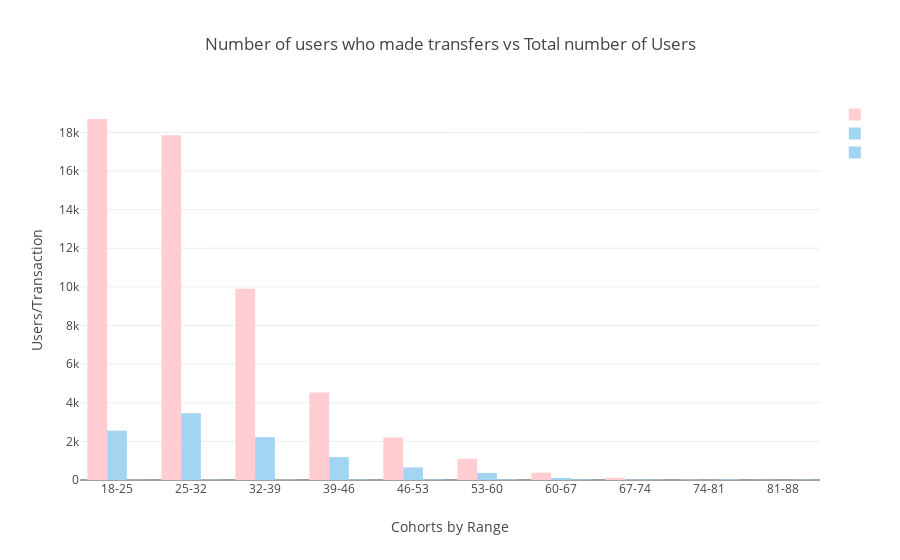

The cell this chart's notebook holds for it:
### Code cell
totalusers  = Bar(x=total_share_range['cohorts'],y=total_share_range['no_of_users'],name='',marker=dict(color='#ffcdd2'))

totaltrans  = Bar(x=total_share_range['cohorts'],y=total_share_range['no_user_trns'],name='',marker=dict(color='#A2D5F2'))

percentusers  = Bar(x=total_share_range['cohorts'],y=total_share_range['percent_of_each_cohort'],name='',marker=dict(color='#A2D5F2'))

data= [totalusers,totaltrans,percentusers]

layout = Layout(title="Number of users who made transfers vs Total number of Users",
                xaxis=dict(title='Cohorts by Range'),
                yaxis=dict(title='Users/Transaction'))
fig = Figure(data=data, layout=layout)

plotly.offline.iplot(fig)

### Figure 1 — Plotly figure (JSON) as saved in the notebook; plotly's stock layout.template omitted (floating-point values rounded to 4 significant figures)
{"data": [{"marker": {"color": "#ffcdd2"}, "name": "", "type": "bar", "x": ["18-25", "25-32", "32-39", "39-46", "46-53", "53-60", "60-67", "67-74", "74-81", "81-88"], "y": [18694, 17848, 9909, 4532, 2201, 1099, 378, 114, 16, 6]}, {"marker": {"color": "#A2D5F2"}, "name": "", "type": "bar", "x": ["18-25", "25-32", "32-39", "39-46", "46-53", "53-60", "60-67", "67-74", "74-81", "81-88"], "y": [2556, 3463, 2222, 1187, 652, 368, 111, 25, 6, 1]}, {"marker": {"color": "#A2D5F2"}, "name": "", "type": "bar", "x": ["18-25", "25-32", "32-39", "39-46", "46-53", "53-60", "60-67", "67-74", "74-81", "81-88"], "y": [13.67, 19.4, 22.42, 26.19, 29.62, 33.48, 29.37, 21.93, 37.5, 16.67]}], "layout": {"title": "Number of users who made transfers vs Total number of Users", "xaxis": {"title": "Cohorts by Range"}, "yaxis": {"title": "Users/Transaction"}}}
